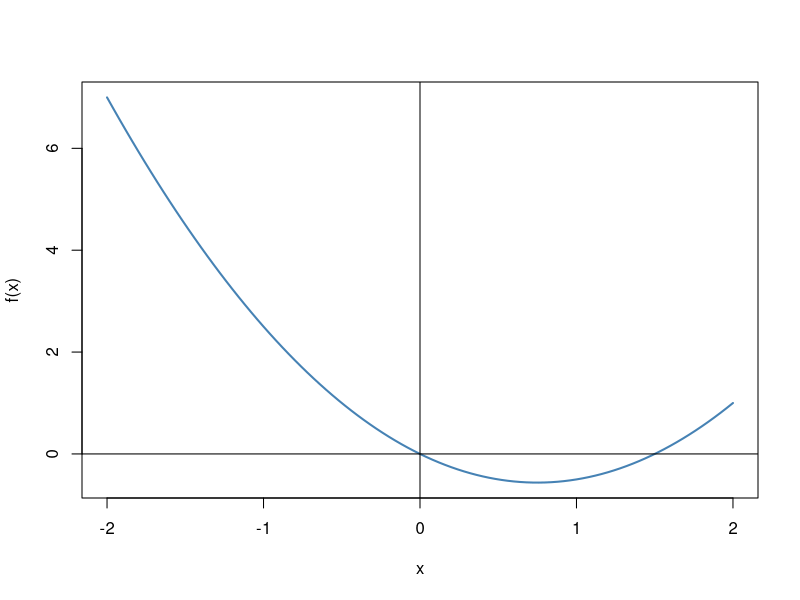

The R script that drew this image:
install.packages("numDeriv")

#' Quadratic Interpolation Method.
#'
#' \code{quadraticinterpolation} is a one-dimensional minimization method that finds the minimizing
#' step length \code{alpha} through the approximation by a quadratic function. If the \code{alpha}
#' is not sot sufficiently to the minimum a refit of the function is used.
#'
#' @section Reduction of points, interval:
#' To reduce the interval between the three points, first evaluate the value of the function
#' in alpha and in the poinst: lower (\code{l}), upper (\code{u}) and middle (\code{m}).
#' After this evaluation, it is analyzed (through comparisons) at which two points the
#' alpha is between and are chosen the next values for the refite
#'
#' @param phi.f A univariate function.
#' @param l,u Numbers, initial interval (or points).
#' @param eps A number, used in the stop condition.
#' @return Returns the step length \code{alpha}.
#'
#' @section About the parameter phif:
#' \code{phif} should be a univariate function that returns the value of the function
#' at a given point.
#'
#' @seealso The documentation of the function \code{univariate_f} in this package.
#'
#' @examples
#' #phi <- function(alpha) {...}
#' #quadraticinterpolation(phi, l = 0, u = 10, eps = 1e-4)
#' #quadraticinterpolation(phi, 3, 7, 1e-5)
#' @references
#' \enumerate{
#' \item Rao, Singiresu S.; \emph{Engineering Optimization Theory and and Practice}, 4th ed., pages 273:279.
#'
#' }
#' @export


quadraticinterpolation <- function(phi.f, l = 0, u = 1, eps = 1e-6)
{
  #polynomials evaluated at 3 points(l, m, u) for interpolation: phi_fl, phi_fm, phi_fu
  if(l == u)
  {
    l <- 0
  }
  m <- (l + u)/2
  phi.fl <- phi.f(l)
  phi.fm <- phi.f(m)
  phi.fu <- phi.f(u)
  
  
  #a, b and c are coefficients of the polynomial (hx)
  y <- ((l - m)*(m - u)*(u - l))
  a <- (phi.fl*m*u*(u - m) + phi.fm*u*l*(l - u) + phi.fu*l*m*(m - l))/y
  b <- (phi.fl*(m^2 - u^2) + phi.fm*(u^2 - l^2) + phi.fu*(l^2 - m^2))/y
  c <- -(phi.fl*(m - u) + phi.fm*(u - l) + phi.fu*(l - m))/y
  
  alpha <- -b/(2*c)
  falpha <- phi.f(alpha)
  
  ncf <- 4
  
  hx <- function(x)  c*x^2 + b*x + a #environment global
  
  while((abs((hx(alpha) - falpha)) > eps))
  {
    #choice of l, m and C new values
    if(alpha <= m)
    {
      if(phi.fm >= falpha){
        u <- m; phi.fu <- phi.fm
        m <- alpha; phi.fm <- falpha
      }else{
        l <- alpha; phi.fl <- falpha
      }
    }else{
      if(phi.fm >= falpha){
        l <- m; phi.fl <- phi.fm
        m <- alpha; phi.fm <- falpha
      }else{
        u <- alpha; phi.fu <- falpha
      }
      
    }
    
    
    #refitting the function
    y <- ((l - m)*(m - u)*(u - l))
    a <- (phi.fl*m*u*(u - m) + phi.fm*u*l*(l - u) + phi.fu*l*m*(m - l))/y
    b <- (phi.fl*(m^2 - u^2) + phi.fm*(u^2 - l^2) + phi.fu*(l^2 - m^2))/y
    c <- -(phi.fl*(m - u) + phi.fm*(u - l) + phi.fu*(l - m))/y
    
    #quadratic interpolation
    
    alpha <- -b/(2*c)
    falpha <- phi.f(alpha)
    ncf <- ncf + 1
    
  }
  message("Method: Quadratic Interpolation. Number of calls of the objective function: ", ncf)
  return(alpha)
}

f <- function(x) {
  x*(x-1.5)
} ###mendefinisikan fungsi

quadraticinterpolation(f)
quadraticinterpolation(f, l = -1.5, u=7, eps=1e-5)

curve(f,xlim=c(-2,2), col='steelblue',lwd=2)
abline(h=0)
abline(v=0)
